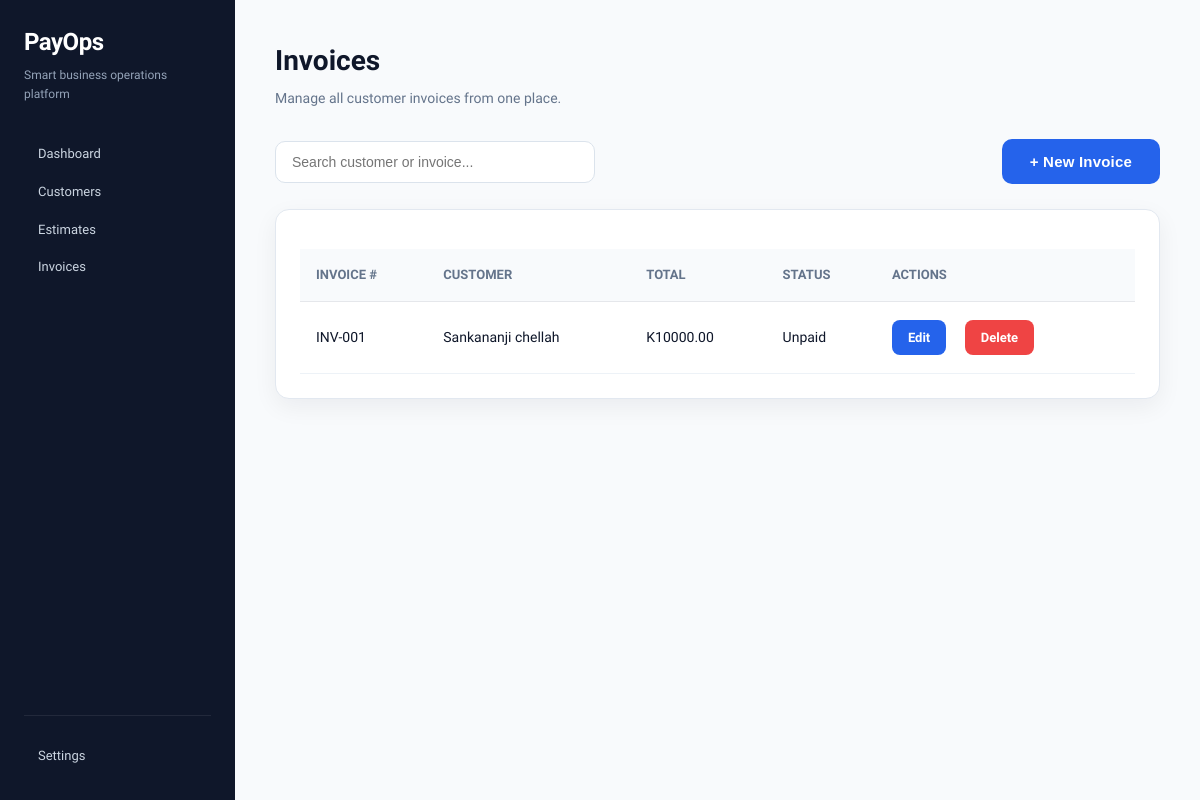
The app's page /invoices, older data.
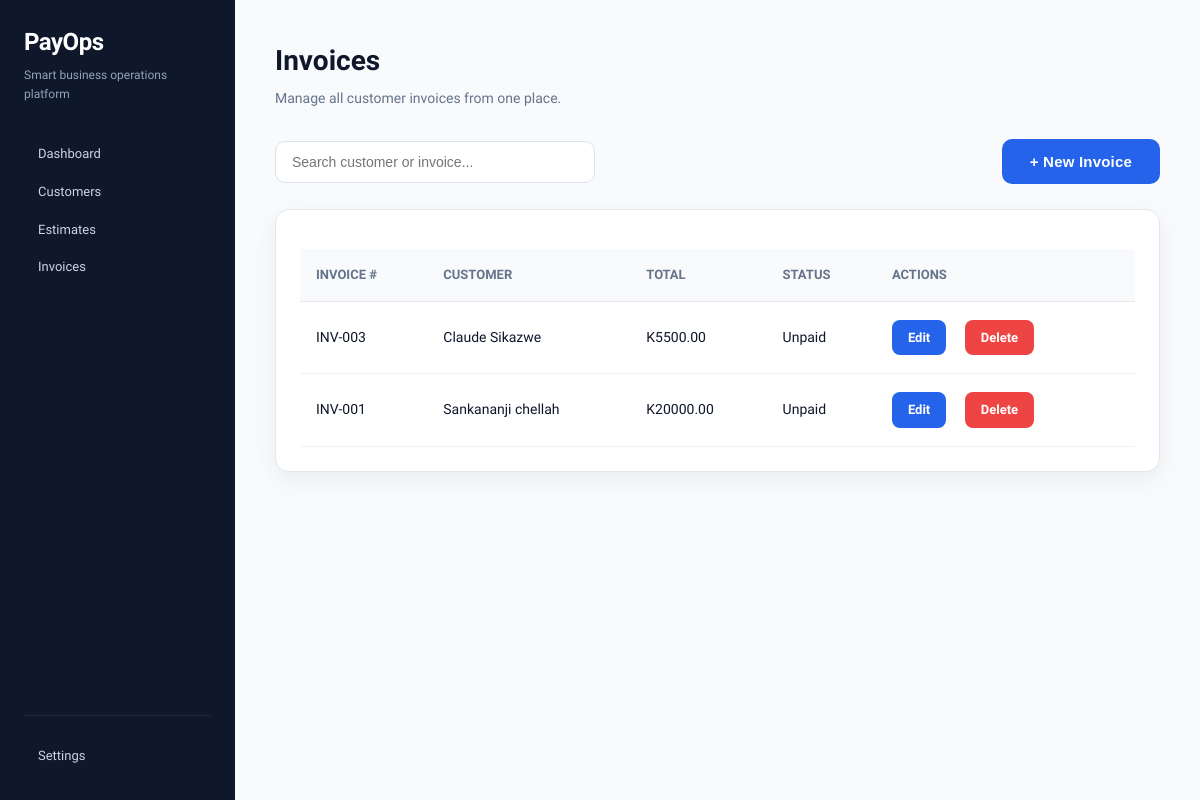
The same page, newer data.
### tables this page shows
CREATE TABLE invoices (

    id INTEGER PRIMARY KEY AUTOINCREMENT,

    customer TEXT NOT NULL,

    customer_email TEXT,

    invoice_number TEXT UNIQUE NOT NULL,

    issue_date DATE DEFAULT CURRENT_DATE,

    due_date DATE,

    subtotal REAL DEFAULT 0,

    discount REAL DEFAULT 0,

    tax_name TEXT DEFAULT 'VAT',

    tax_rate REAL DEFAULT 0,

    tax_amount REAL DEFAULT 0,

    grand_total REAL DEFAULT 0,

    currency TEXT DEFAULT 'ZMW',

    status TEXT DEFAULT 'Draft',

    notes TEXT,

    terms TEXT,

    reminder_sent INTEGER DEFAULT 0,

    created_at TIMESTAMP DEFAULT CURRENT_TIMESTAMP

);

### app.py (the view)
@app.route("/invoices")
def invoices():
    connection = sqlite3.connect("invoices.db")
    cursor = connection.cursor()
    cursor.execute("""
    SELECT
        id,
        customer,
        invoice_number,
        grand_total,
        status
    FROM invoices
    ORDER BY id DESC
""")
    invoices = cursor.fetchall()
    connection.close()
    return render_template(
        "invoices.html",
        invoices=invoices
    )

### templates/invoices.html (shortened to what this page needs)
{% extends "base.html" %}
{% block content %}
<div class="page-header">
    <h1>Invoices</h1>
    <p class="subtext">
        Manage all customer invoices from one place.
    </p>
</div>
<div class="toolbar">
    <input
        type="text"
        id="invoiceSearch"
        placeholder="Search customer or invoice..."
        class="search-box">
    <a href="/invoice">
        <button class="primary-btn">
            + New Invoice
        </button>
    </a>
</div>
<div class="content-panel">
<table class="invoice-table">
<thead>
<tr>
<th>Invoice #</th>
<th>Customer</th>
<th>Total</th>
<th>Status</th>
<th>Actions</th>
</tr>
</thead>
<tbody>
{% for invoice in invoices %}
<tr>
    <td>{{ invoice[2] }}</td>
    <td>{{ invoice[1] }}</td>
    <td>K{{ "%.2f"|format(invoice[3]) }}</td>
    <td>{{ invoice[4] }}</td>
    <td>
        <a class="edit-btn"
           href="/edit/{{ invoice[0] }}">
            Edit
        </a>
        <a class="delete-btn"
           href="/delete/{{ invoice[0] }}"
           onclick="return confirm('Delete this invoice?')">
            Delete
        </a>
    </td>
</tr>
{% endfor %}
</tbody>
</table>
</div>
{% endblock %}

Row changes from the older to the newer data that the page shows:
added invoices: invoice_number "INV-003", customer "Claude Sikazwe", grand_total "5500.00", status "Unpaid"
changed invoices "INV-001": grand_total "10000.00" → "20000.00"
